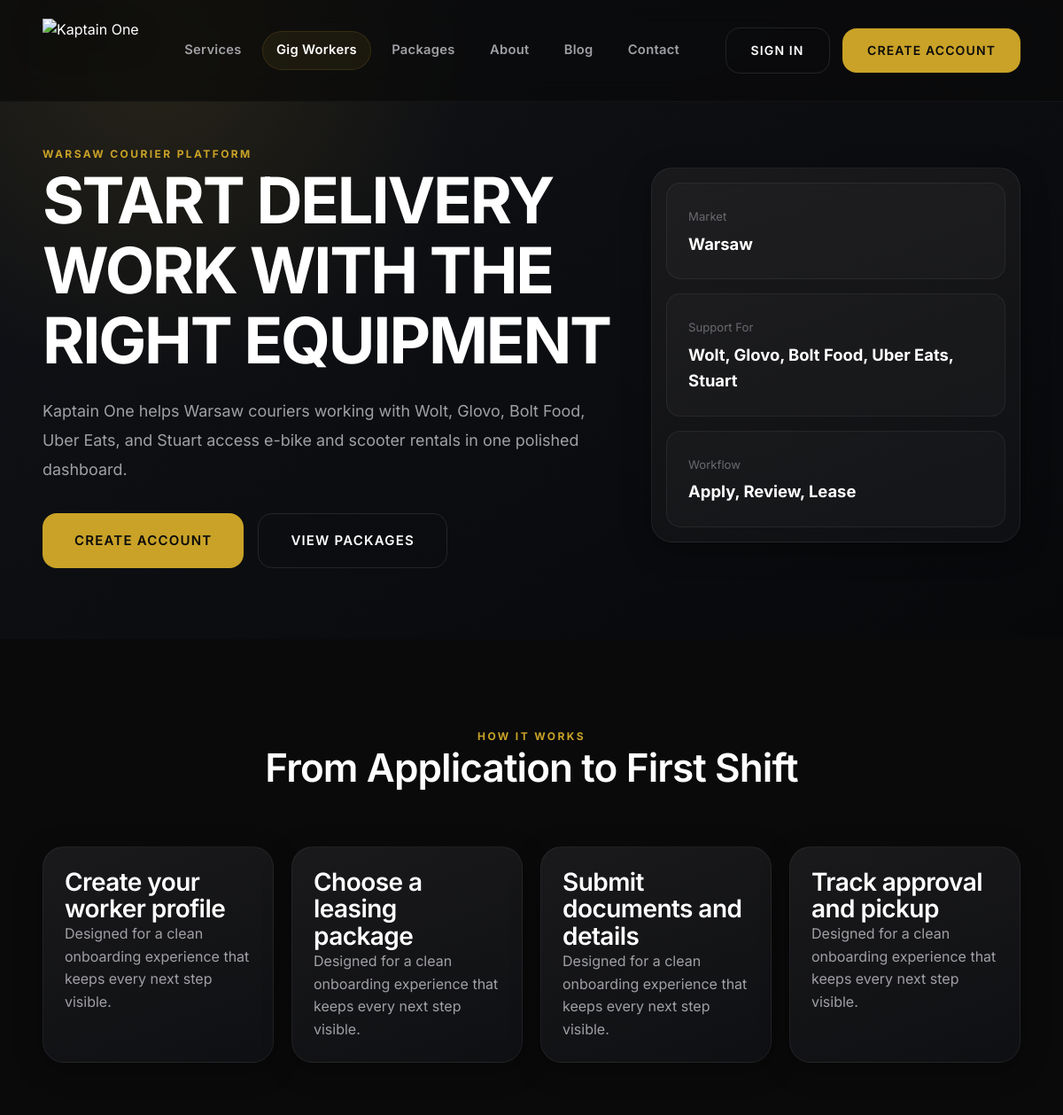
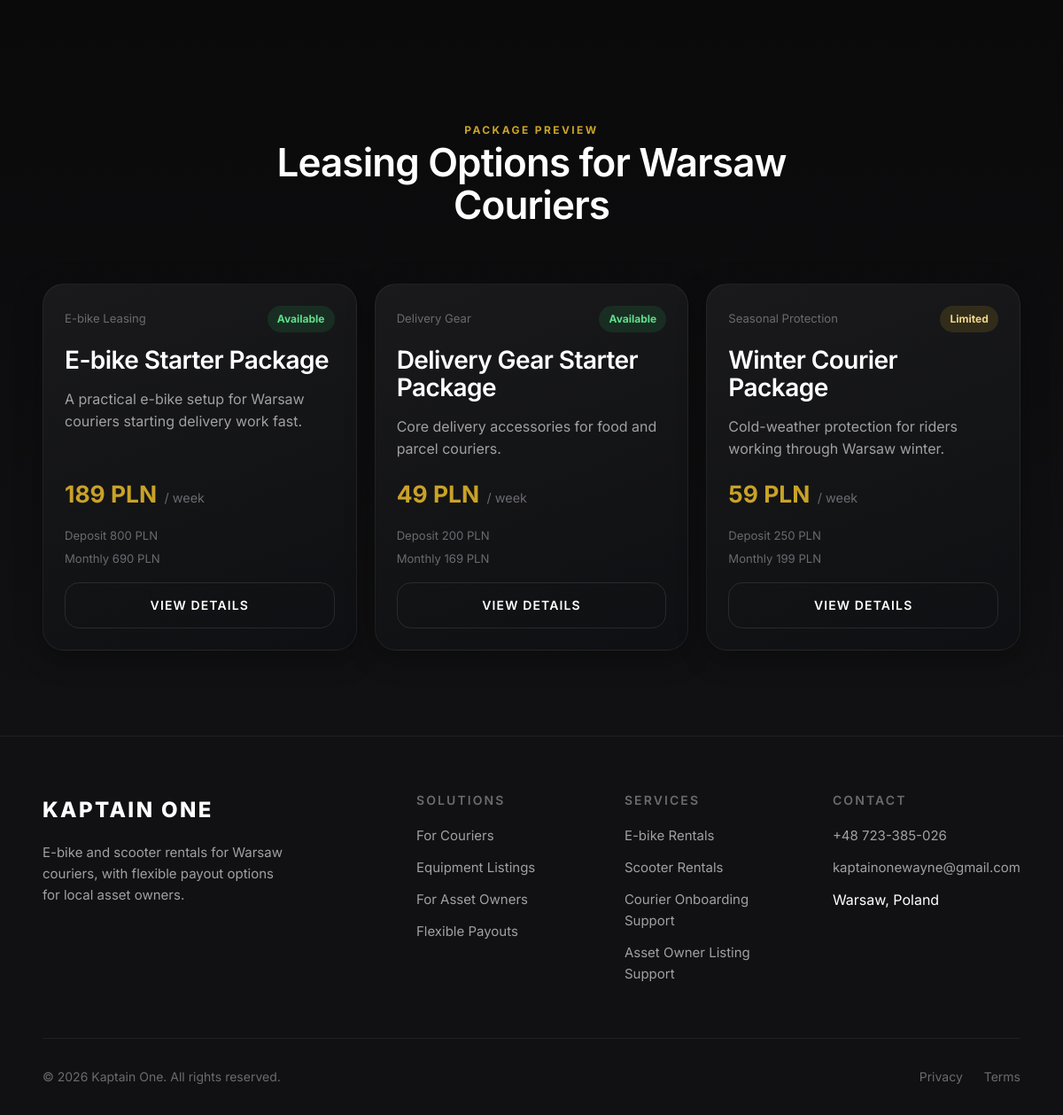
Page /gig-workers.php on the committed database (2 pictures, top to bottom).
### tables this page shows
CREATE TABLE IF NOT EXISTS equipment_packages (
    id INT UNSIGNED AUTO_INCREMENT PRIMARY KEY,
    title VARCHAR(160) NOT NULL,
    slug VARCHAR(180) NOT NULL UNIQUE,
    category VARCHAR(80) NOT NULL,
    description TEXT,
    short_description TEXT,
    image VARCHAR(255),
    included_items TEXT,
    weekly_price DECIMAL(10,2) DEFAULT 0,
    monthly_price DECIMAL(10,2) DEFAULT 0,
    deposit_amount DECIMAL(10,2) DEFAULT 0,
    currency VARCHAR(10) DEFAULT 'PLN',
    availability_status ENUM('available', 'limited', 'waitlist', 'unavailable') DEFAULT 'available',
    requirements TEXT,
    terms TEXT,
    is_active BOOLEAN DEFAULT TRUE,
    sort_order INT DEFAULT 100,
    created_at TIMESTAMP DEFAULT CURRENT_TIMESTAMP,
    updated_at TIMESTAMP DEFAULT CURRENT_TIMESTAMP ON UPDATE CURRENT_TIMESTAMP,
    INDEX idx_packages_active (is_active),
    INDEX idx_packages_category (category),
    INDEX idx_packages_availability (availability_status)
);

### config/config.php (called while the page is built, shortened)
<?php
$DB_CONFIG = [
    'host'     => 'localhost',
    'database' => 'u123456789_kaptain',
    'username' => 'u123456789_admin',
    'password' => 'your_db_password',
    'charset'  => 'utf8mb4',
    'port'     => 3306
];
$SITE_CONFIG = [
    'name'        => 'Kaptain One',
    'tagline'     => 'Warsaw E-Bike & Scooter Rentals for Couriers',
    'url'         => 'https://kaptainone.com',
    'email'       => 'kaptainonewayne@gmail.com',
    'phone'       => '+48 723-385-026',
    'phone_link'  => '+48723385026',
    'address'     => 'Warsaw, Poland',
    'timezone'    => 'Europe/Warsaw'
];

### includes/functions.php (called while the page is built, shortened)
<?php
require_once __DIR__ . '/../config/config.php';
function e(string $text): string {
    return htmlspecialchars($text, ENT_QUOTES, 'UTF-8');
}
function site(string $key): string {
    global $SITE_CONFIG;
    return $SITE_CONFIG[$key] ?? '';
}
function base_url(): string {
    $configured = rtrim(site('url'), '/');
    if (!empty($_SERVER['HTTP_HOST'])) {
        $host = $_SERVER['HTTP_HOST'];
        if (stripos($host, 'localhost') !== false || preg_match('/^(127\.0\.0\.1|192\.168\.|10\.|172\.(1[6-9]|2\d|3[0-1])\.)/', $host)) {
            $scriptDir = str_replace('\\', '/', dirname($_SERVER['SCRIPT_NAME'] ?? '/'));
            $scriptDir = rtrim($scriptDir, '/.');
            if ($scriptDir === '') {
                return 'http://' . $host;
            }
            return 'http://' . $host . $scriptDir;
        }
    }
    return $configured;
}

### includes/db.php (called while the page is built, shortened)
<?php
require_once __DIR__ . '/../config/config.php';
class Database {
    private static ?PDO $instance = null;
    public static function connect(): PDO {
        global $DB_CONFIG;
        if (self::$instance === null) {
            try {
                $dsn = sprintf(
                    'mysql:host=%s;port=%d;dbname=%s;charset=%s',
                    $DB_CONFIG['host'],
                    $DB_CONFIG['port'],
                    $DB_CONFIG['database'],
                    $DB_CONFIG['charset']
                );
                self::$instance = new PDO($dsn, $DB_CONFIG['username'], $DB_CONFIG['password'], [
                    PDO::ATTR_ERRMODE            => PDO::ERRMODE_EXCEPTION,
                    PDO::ATTR_DEFAULT_FETCH_MODE => PDO::FETCH_ASSOC,
                    PDO::ATTR_EMULATE_PREPARES   => false,
                ]);
            } catch (PDOException $e) {
                error_log('Database connection failed: ' . $e->getMessage());
                throw new Exception('Service temporarily unavailable');
            }
        }
        return self::$instance;
    }
    public static function query(string $sql, array $params = []): PDOStatement {
        $stmt = self::connect()->prepare($sql);
        $stmt->execute($params);
        return $stmt;
    }
    public static function fetchAll(string $sql, array $params = []): array {
        $stmt = self::query($sql, $params);
        return $stmt->fetchAll();
    }
}

### includes/app_data.php (called while the page is built, shortened)
<?php
require_once __DIR__ . '/db.php';
function package_status_label(string $status): string {
    return ucwords(str_replace('_', ' ', $status));
}
function get_active_packages(): array {
    return Database::fetchAll("SELECT * FROM equipment_packages WHERE is_active = 1 ORDER BY sort_order, title");
}

### includes/package-card.php (the view)
<article class="package-card">
    <div class="package-card__top">
        <span class="package-card__category"><?= e($package['category']) ?></span>
        <span class="status-pill status-<?= e($package['availability_status']) ?>"><?= e(package_status_label($package['availability_status'])) ?></span>
    </div>
    <h3><?= e($package['title']) ?></h3>
    <p><?= e($package['short_description']) ?></p>
    <div class="package-price">
        <strong><?= number_format((float)$package['weekly_price'], 0) ?> <?= e($package['currency']) ?></strong>
        <span>/ week</span>
    </div>
    <div class="package-meta">
        <span>Deposit <?= number_format((float)$package['deposit_amount'], 0) ?> <?= e($package['currency']) ?></span>
        <span>Monthly <?= number_format((float)$package['monthly_price'], 0) ?> <?= e($package['currency']) ?></span>
    </div>
    <a href="<?= base_url() ?>/package.php?slug=<?= e($package['slug']) ?>" class="btn btn-secondary">View Details</a>
</article>

### gig-workers.php (shortened to what this page needs)
<?php
require_once __DIR__ . '/includes/functions.php';
require_once __DIR__ . '/includes/app_data.php';
$packages = array_slice(get_active_packages(), 0, 3);
require_once __DIR__ . '/includes/header.php';
?>
<section class="app-hero">
    <div class="container app-hero__grid">
        <div>
            <span class="section-kicker">Warsaw Courier Platform</span>
            <h1>Start Delivery Work With the Right Equipment</h1>
            <p>Kaptain One helps Warsaw couriers working with Wolt, Glovo, Bolt Food, Uber Eats, and Stuart access e-bike and scooter rentals in one polished dashboard.</p>
            <div class="app-actions">
                <a href="<?= base_url() ?>/register.php" class="btn btn-primary btn-large">Create Account</a>
                <a href="<?= base_url() ?>/packages.php" class="btn btn-secondary btn-large">View Packages</a>
            </div>
        </div>
        <div class="app-hero-card">
            <div class="metric-card">
                <span>Market</span>
                <strong>Warsaw</strong>
            </div>
            <div class="metric-card">
                <span>Support For</span>
                <strong>Wolt, Glovo, Bolt Food, Uber Eats, Stuart</strong>
            </div>
            <div class="metric-card">
                <span>Workflow</span>
                <strong>Apply, Review, Lease</strong>
            </div>
        </div>
    </div>
</section>
<section class="section">
    <div class="container">
        <div class="section-header">
            <span class="section-kicker">How It Works</span>
            <h2>From Application to First Shift</h2>
        </div>
        <div class="app-grid app-grid-4">
            <?php foreach (['Create your worker profile', 'Choose a leasing package', 'Submit documents and details', 'Track approval and pickup'] as $step): ?>
                <div class="app-card">
                    <h3><?= e($step) ?></h3>
                    <p>Designed for a clean onboarding experience that keeps every next step visible.</p>
                </div>
            <?php endforeach; ?>
        </div>
    </div>
</section>
<section class="section app-band">
    <div class="container">
        <div class="section-header">
            <span class="section-kicker">Package Preview</span>
            <h2>Leasing Options for Warsaw Couriers</h2>
        </div>
        <div class="package-grid">
            <?php foreach ($packages as $package): ?>
                <?php require __DIR__ . '/includes/package-card.php'; ?>
            <?php endforeach; ?>
        </div>
    </div>
</section>
<?php require_once __DIR__ . '/includes/footer.php'; ?>

### rows in the picture
equipment_packages: category "E-bike Leasing", availability_status "Available", title "E-bike Starter Package", short_description "A practical e-bike setup for Warsaw couriers starting delivery work fast.", weekly_price "189", currency "PLN", deposit_amount "800", monthly_price "690"
equipment_packages: category "Delivery Gear", availability_status "Available", title "Delivery Gear Starter Package", short_description "Core delivery accessories for food and parcel couriers.", weekly_price "49", currency "PLN", deposit_amount "200", monthly_price "169"
equipment_packages: category "Seasonal Protection", availability_status "Limited", title "Winter Courier Package", short_description "Cold-weather protection for riders working through Warsaw winter.", weekly_price "59", currency "PLN", deposit_amount "250", monthly_price "199"

### other values in the picture
$step "Create your worker profile"
$step "Choose a leasing package"
$step "Submit documents and details"
$step "Track approval and pickup"
site('phone') "+48 723-385-026"
site('email') "kaptainonewayne@gmail.com"
site('address') "Warsaw, Poland"
